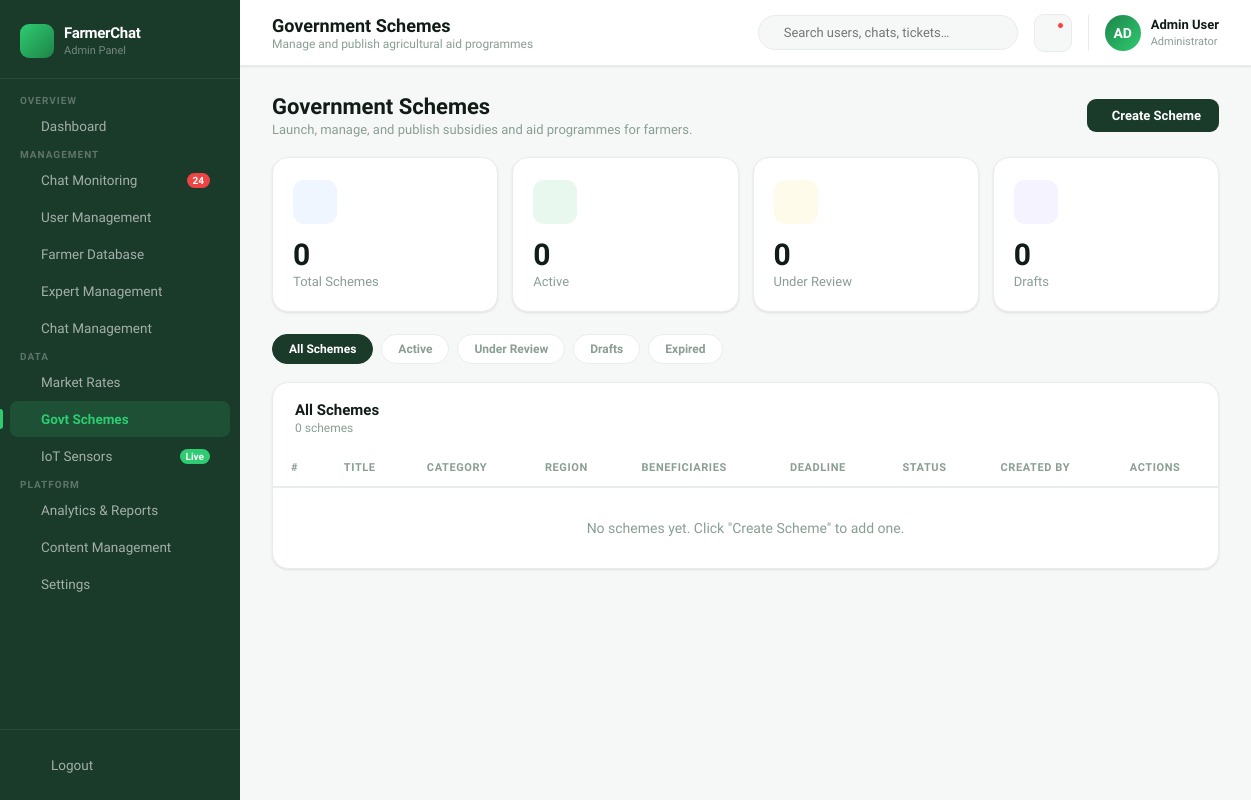
Page /govt-schemes/ (signed in) on the earlier database version.
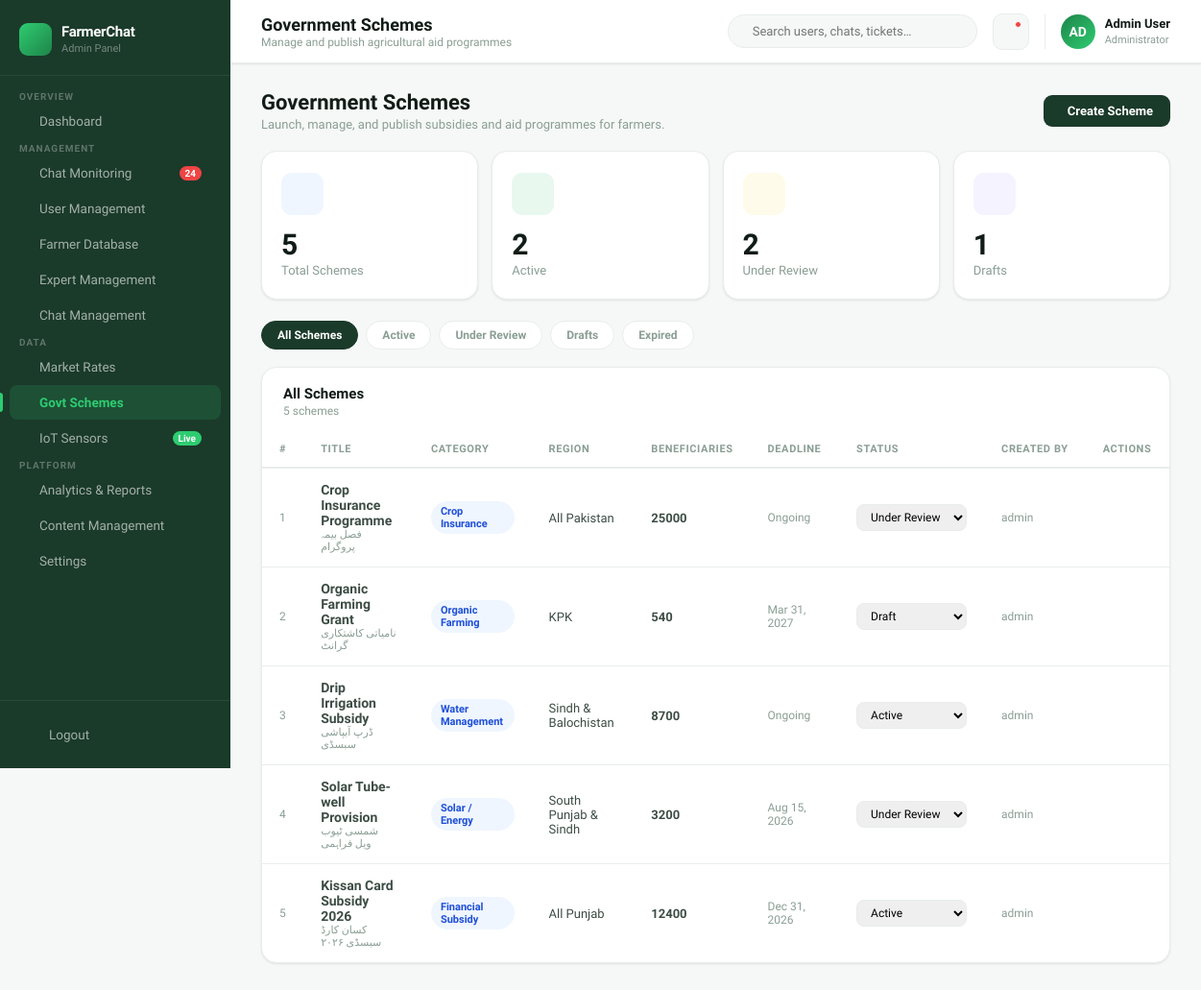
Same page on the later database version.
### core/models.py (models this page shows, shortened)
class GovernmentScheme(models.Model):
    STATUS = [
        ("active", "Active"),
        ("review", "Under Review"),
        ("draft", "Draft"),
        ("expired", "Expired"),
    ]
    CATEGORY = [
        ("subsidy", "Financial Subsidy"),
        ("equipment", "Equipment / Machinery"),
        ("water", "Water Management"),
        ("seeds", "Seeds & Fertilizer"),
        ("solar", "Solar / Energy"),
        ("organic", "Organic Farming"),
        ("insurance", "Crop Insurance"),
        ("training", "Training & Education"),
    ]
    title = models.CharField(max_length=200, db_index=True)
    title_ur = models.CharField(max_length=200, blank=True, help_text="Urdu title")
    description = models.TextField()
    eligibility = models.TextField(
        blank=True,
        help_text="Who can apply for this scheme?"
    )
    benefits = models.TextField(
        blank=True,
        help_text="Main benefits of the scheme."
    )
    application_process = models.TextField(
        blank=True,
        help_text="How farmers can apply."
    )
    required_documents = models.TextField(
        blank=True,
        help_text="CNIC, land record, application form, etc."
    )
    official_link = models.URLField(blank=True)
    category = models.CharField(max_length=20, choices=CATEGORY, default="subsidy", db_index=True)
    target_region = models.CharField(max_length=200, default="All Regions", db_index=True)
    beneficiaries = models.PositiveIntegerField(default=0, help_text="Number of registered beneficiaries")
    budget_pkr = models.BigIntegerField(null=True, blank=True, help_text="Total budget in PKR")
    deadline = models.DateField(null=True, blank=True)
    status = models.CharField(max_length=15, choices=STATUS, default="draft", db_index=True)
    created_by = models.ForeignKey(User, on_delete=models.SET_NULL, null=True, blank=True)
    created_at = models.DateTimeField(auto_now_add=True, db_index=True)
    updated_at = models.DateTimeField(auto_now=True)
    class Meta:
        ordering = ["-created_at"]
        verbose_name = "Government Scheme"
        verbose_name_plural = "Government Schemes"
        indexes = [
            models.Index(fields=["status", "category"]),
            models.Index(fields=["target_region", "status"]),
            models.Index(fields=["deadline"]),
        ]

### core/views.py (the view)
@login_required
@user_passes_test(is_staff_user)
def govt_schemes(request):
    status_filter = request.GET.get("status", "").strip()
    region_filter = request.GET.get("region", "").strip()
    category_filter = request.GET.get("category", "").strip()
    schemes = GovernmentScheme.objects.select_related("created_by").order_by("-created_at")
    if status_filter:
        schemes = schemes.filter(status=status_filter)
    if region_filter:
        schemes = schemes.filter(target_region__icontains=region_filter)
    if category_filter:
        schemes = schemes.filter(category=category_filter)
    counts = {
        "all": GovernmentScheme.objects.count(),
        "active": GovernmentScheme.objects.filter(status="active").count(),
        "review": GovernmentScheme.objects.filter(status="review").count(),
        "draft": GovernmentScheme.objects.filter(status="draft").count(),
        "expired": GovernmentScheme.objects.filter(status="expired").count(),
    }
    return render(request, "core/govt_schemes.html", {
        "schemes": schemes,
        "counts": counts,
        "active_filter": status_filter,
        "region_filter": region_filter,
        "category_filter": category_filter,
    })

### core/views.py (called while the page is built)
def is_staff_user(user):
    return user.is_authenticated and user.is_staff

### templates/core/govt_schemes.html (shortened to what the changed rows need)
{% extends 'core/base.html' %}
{% block content %}
<div class="section-header">
  <div>
    <h1>Government Schemes</h1>
  </div>
</div>
<div style="display:grid;grid-template-columns:repeat(4,1fr);gap:14px;margin-bottom:22px;">
  <div class="stat-card">
    <div class="stat-card-top"><div class="stat-icon blue"></div></div>
    <div class="stat-val">{{ counts.all }}</div>
    <div class="stat-label">Total Schemes</div>
  </div>
  <div class="stat-card">
    <div class="stat-card-top"><div class="stat-icon green"></div></div>
    <div class="stat-val">{{ counts.active }}</div>
    <div class="stat-label">Active</div>
  </div>
  <div class="stat-card">
    <div class="stat-card-top"><div class="stat-icon amber"></div></div>
    <div class="stat-val">{{ counts.review }}</div>
    <div class="stat-label">Under Review</div>
  </div>
  <div class="stat-card">
    <div class="stat-card-top"><div class="stat-icon violet"></div></div>
    <div class="stat-val">{{ counts.draft }}</div>
    <div class="stat-label">Drafts</div>
  </div>
</div>
<div class="card">
  <div class="card-header">
    <div class="card-header-left">
      <h3>All Schemes</h3>
      <p>{{ schemes|length }} scheme{{ schemes|length|pluralize }}</p>
    </div>
  </div>
  <div class="table-wrap">
    <table>
      <thead>
        <tr>
          <th>#</th>
          <th>Title</th>
          <th>Category</th>
          <th>Region</th>
          <th>Beneficiaries</th>
          <th>Deadline</th>
          <th>Status</th>
          <th>Created By</th>
          <th>Actions</th>
        </tr>
      </thead>
      <tbody id="schemes-tbody">
        {% for s in schemes %}
        <tr
          data-id="{{ s.pk }}"
          data-status="{{ s.status }}"
          data-title="{{ s.title|escapejs }}"
          data-title-ur="{{ s.title_ur|default:''|escapejs }}"
          data-description="{{ s.description|escapejs }}"
          data-category="{{ s.category }}"
          data-region="{{ s.target_region|escapejs }}"
          data-beneficiaries="{{ s.beneficiaries|default:'0' }}"
          data-deadline="{% if s.deadline %}{{ s.deadline|date:'Y-m-d' }}{% endif %}"
        >
          <td style="color:var(--text-muted);font-size:12px;">{{ forloop.counter }}</td>
          <td>
            <strong>{{ s.title }}</strong>
            {% if s.title_ur %}
            <div style="font-size:11px;color:var(--text-muted);direction:rtl;text-align:left;">
              {{ s.title_ur }}
            </div>
            {% endif %}
          </td>
          <td>
            <span class="badge badge-blue">{{ s.get_category_display }}</span>
          </td>
          <td style="font-size:13px;">{{ s.target_region }}</td>
          <td style="font-size:13px;font-weight:600;">
            {{ s.beneficiaries|default:"0" }}
          </td>
          <td style="font-size:12px;color:var(--text-muted);">
            {% if s.deadline %}
              {{ s.deadline|date:"M d, Y" }}
            {% else %}
              Ongoing
            {% endif %}
          </td>
          <td>
            <select
              onchange="updateStatus({{ s.pk }}, this.value)"
              style="padding:5px 10px;border:1.5px solid var(--border);border-radius:8px;font-size:12px;font-family:inherit;outline:none;cursor:pointer;"
            >
              {% for val, label in s.STATUS %}
              <option value="{{ val }}" {% if s.status == val %}selected{% endif %}>
                {{ label }}
              </option>
              {% endfor %}
            </select>
          </td>
          <td style="font-size:12px;color:var(--text-muted);">
            {{ s.created_by.username|default:"Admin" }}
          </td>
          <td>
            <button class="tbl-action edit" onclick="editScheme({{ s.pk }})" title="Edit Scheme">
            </button>
            <button class="tbl-action del" onclick="deleteScheme({{ s.pk }}, this)" title="Delete Scheme">
            </button>
          </td>
        </tr>
        {% empty %}
        <tr>
          <td colspan="9" style="text-align:center;padding:32px;color:var(--text-muted);">
            No schemes yet. Click "Create Scheme" to add one.
          </td>
        </tr>
        {% endfor %}
      </tbody>
    </table>
  </div>
</div>
{% endblock %}

Differences in the rows shown:
added GovernmentScheme: title "Crop Insurance Programme", title_ur "فصل بیمہ پروگرام", category "Crop Insurance", target_region "All Pakistan", beneficiaries "25000", shows "Ongoing", status+id "Under Review", created_by.username "admin"
added GovernmentScheme: title "Organic Farming Grant", title_ur "نامیاتی کاشتکاری گرانٹ", category "Organic Farming", target_region "KPK", beneficiaries "540", deadline "Mar 31, 2027", status+id "Draft", created_by.username "admin"
added GovernmentScheme: title "Drip Irrigation Subsidy", title_ur "ڈرپ آبپاشی سبسڈی", category "Water Management", target_region "Sindh & Balochistan", beneficiaries "8700", shows "Ongoing", status+id "Active", created_by.username "admin"
added GovernmentScheme: title "Solar Tube-well Provision", title_ur "شمسی ٹیوب ویل فراہمی", category "Solar / Energy", target_region "South Punjab & Sindh", beneficiaries "3200", deadline "Aug 15, 2026", status+id "Under Review", created_by.username "admin"
added GovernmentScheme: title "Kissan Card Subsidy 2026", title_ur "کسان کارڈ سبسڈی ۲۰۲۶", category "Financial Subsidy", target_region "All Punjab", beneficiaries "12400", deadline "Dec 31, 2026", status+id "Active", created_by.username "admin"
Other differences:
{{ counts.all }}: "0" → "5"
{{ counts.active }}: "0" → "2"
{{ counts.review }}: "0" → "2"
{{ counts.draft }}: "0" → "1"
{{ schemes|length }}: "0" → "5"
text no longer shown: "No schemes yet. Click \"Create Scheme\" to add one."
